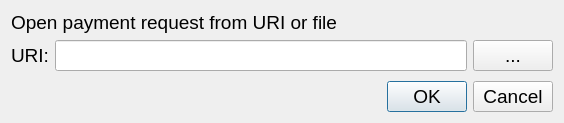
<?xml version="1.0" encoding="UTF-8"?>
<ui version="4.0">
 <class>OpenURIDialog</class>
 <widget class="QDialog" name="OpenURIDialog">
  <property name="geometry">
   <rect>
    <x>0</x>
    <y>0</y>
    <width>564</width>
    <height>123</height>
   </rect>
  </property>
  <property name="font">
   <font>
    
    <pointsize>14</pointsize>
   </font>
  </property>
  <property name="windowTitle">
   <string>Open URI</string>
  </property>
  <layout class="QVBoxLayout" name="verticalLayout">
   <item>
    <widget class="QLabel" name="label_2">
     <property name="font">
   <font>
       <pointsize>14</pointsize>
      </font>
     </property>
     <property name="text">
      <string>Open payment request from URI or file</string>
     </property>
    </widget>
   </item>
   <item>
    <layout class="QHBoxLayout" name="horizontalLayout">
     <item>
      <widget class="QLabel" name="label">
       <property name="font">
        <font>
         
         <pointsize>14</pointsize>
        </font>
       </property>
       <property name="text">
        <string>URI:</string>
       </property>
      </widget>
     </item>
     <item>
      <widget class="QValidatedLineEdit" name="uriEdit">
       <property name="font">
        <font>
         
         <pointsize>14</pointsize>
        </font>
       </property>
      </widget>
     </item>
     <item>
      <widget class="QPushButton" name="selectFileButton">
       <property name="font">
        <font>
         
         <pointsize>14</pointsize>
        </font>
       </property>
       <property name="toolTip">
        <string>Select payment request file</string>
       </property>
       <property name="text">
        <string notr="true">...</string>
       </property>
       <property name="autoDefault">
        <bool>false</bool>
       </property>
      </widget>
     </item>
    </layout>
   </item>
   <item>
    <spacer name="verticalSpacer">
     <property name="font">
   <font>
       <pointsize>14</pointsize>
      </font>
     </property>
     <property name="orientation">
      <enum>Qt::Vertical</enum>
     </property>
     <property name="sizeHint" stdset="0">
      <size>
       <width>20</width>
       <height>40</height>
      </size>
     </property>
    </spacer>
   </item>
   <item>
    <widget class="QDialogButtonBox" name="buttonBox">
     <property name="font">
   <font>
       <pointsize>14</pointsize>
      </font>
     </property>
     <property name="orientation">
      <enum>Qt::Horizontal</enum>
     </property>
     <property name="standardButtons">
      <set>QDialogButtonBox::Cancel|QDialogButtonBox::Ok</set>
     </property>
    </widget>
   </item>
  </layout>
 </widget>
 <customwidgets>
  <customwidget>
   <class>QValidatedLineEdit</class>
   <extends>QLineEdit</extends>
   <header>qvalidatedlineedit.h</header>
  </customwidget>
 </customwidgets>
 <resources/>
 <connections>
  <connection>
   <sender>buttonBox</sender>
   <signal>accepted()</signal>
   <receiver>OpenURIDialog</receiver>
   <slot>accept()</slot>
   <hints>
    <hint type="sourcelabel">
     <x>248</x>
     <y>254</y>
    </hint>
    <hint type="destinationlabel">
     <x>157</x>
     <y>274</y>
    </hint>
   </hints>
  </connection>
  <connection>
   <sender>buttonBox</sender>
   <signal>rejected()</signal>
   <receiver>OpenURIDialog</receiver>
   <slot>reject()</slot>
   <hints>
    <hint type="sourcelabel">
     <x>316</x>
     <y>260</y>
    </hint>
    <hint type="destinationlabel">
     <x>286</x>
     <y>274</y>
    </hint>
   </hints>
  </connection>
 </connections>
</ui>
